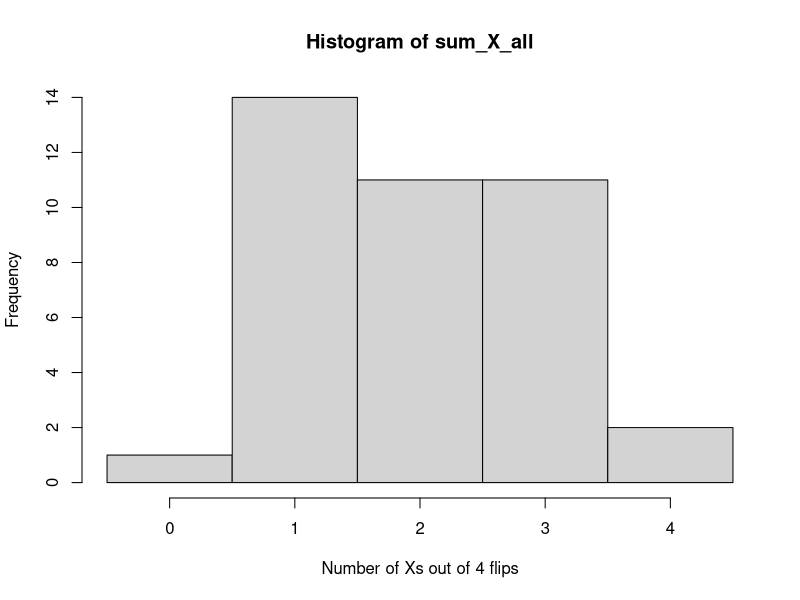
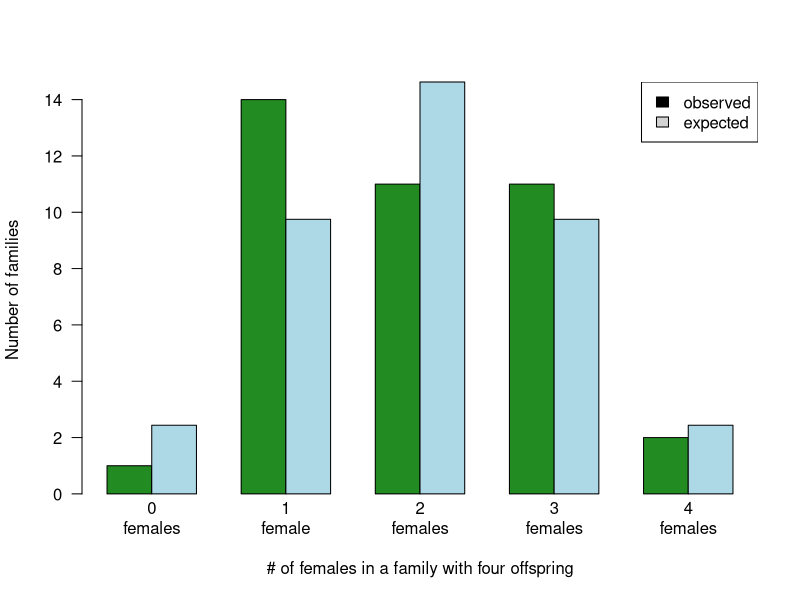

Here is the R script that generated these plots, in order: (Note: this script raises an error after producing the figures.)
# Using the chi-square test

# In class we generated the expected number of times an individual visited one of five friends by choosing their path from their home to 
# their friends' homes using a random coin flip. The same process can be used to investigate the sex composition for a family with 
# four children. In this scenario, we are using identity of chromosomes to define biological sex. Instead of heads or tails as a defining
#  property that determines whether an individual visits a particular friend, we will make a coin with two sides: one with a Y and one 
# with an X, corresponding to the Y and X chromosomes, respectively. 

# First we need to generate a coin. If the coin flip results in a Y, the couple's offspring is labeled male. If the coin flip results in 
# an X, the couple's offspring is labeled female. 
coin <- c("Y","X")

# We can flip the coin once by using the sample function.
flip <- sample(coin, 1)

#we have to flip the coin four times to figure out how many offspring are labeled female.
    four_flips <- c(sample(coin, 1), sample(coin, 1), sample(coin, 1), sample(coin, 1))
    # number labeled female is the number of xs 

    # alternative method:
    four_flips <- sample(coin, 4, replace = T)

#For the four_flips, we can determine the number of females by summing the number of times X appears in the vector four_flips.
sum_heads <- sum(four_flips=="X")

#To replicate what we did in class with the friend visits (i.e., generate a distribution by having all students flip coins and record 
# their data), we need to repeat this process n_students times and then generate a vector of the number of Xs obtained for each of the 
# simulated students. We have 39 students in our section.
n_students <- 39

#make a vector to store the results of the coin flips (i.e. the number of Xs)
sum_X_all <- rep(NA, n_students)

#repeat the coin flipping four times for each student, sum the number of Xs, and store this information
for (i in 1:n_students){ # for each student in our list of students 
  four_flips <- c(sample(coin, 1), sample(coin, 1), sample(coin, 1), sample(coin, 1)) # have them flip the coin 4 times and record the results of each flip in an object called "four_flips"
  sum_X_all[i] <- sum(four_flips=="X") # then extract the number of xs from the "four flips" and save that number in the blank vector that you made to hold your results 
}

#Let's look at a histogram of the data.
hist_summary <- hist(sum_X_all, breaks=seq(-0.5,4.5,1), xlab = "Number of Xs out of 4 flips")

#now let's figure out the expected number of outcomes we should see assuming the probability of passing on an X or Y chromosome to the 
# offspring is equal. 
# probabiliy of one female out of no females out of 4, expected probability of 1 female out of four, 

exp_females <- c(0.0625*n_students, 0.25*n_students, 0.375*n_students, 0.25*n_students, 0.0625*n_students)

#make a barplot of the simulated and expected data by first making a matrix with the two vectors using rbind()
obs_exp_combined <- rbind(hist_summary$counts, exp_females)
  # we don't want X sum all here becuase we want the count of the observed number for each number of female offspring 

#then making a barplot. The "\n" notation in the names argument adds a line break, so "females" is below the number.
barplot(obs_exp_combined, beside=T, names=c("0\nfemales","1\nfemale", "2\nfemales","3\nfemales", "4\nfemales"), xlab="# of females in a family with four offspring", ylab="Number of families", las=1, col=c("forestgreen","light blue"))


#put a legend on the graph
legend("topright", fill=c("black","light grey"), legend=c("observed","expected"))
text(3,14, paste("X^2=", round(chires$statistic, 2)), cex = 0.9)
text(3,12, paste("p-value=", round(chires$p.value, 2)), cex = 0.9)


#use the function chisq.test to evaluate whether the observed data differs from the expectations. To use this function, we need to put the
#  observed and expected data into a table with observation in one column, and expected values in another column. We use cbind() and 
#  as.table() to do this.
obs_vs_exp <- as.table(cbind(hist_summary$counts, exp_females))
print(obs_vs_exp)

#add names to the table
# ratio = row names , status = column names 
dimnames(obs_vs_exp) <- list(ratio = c("All male","3 male, 1 female","2 males and 2 females","3 female, 1 male","All female"), 
      status = c("Observed","Expected"))
print(obs_vs_exp)

#now to the chisq.test
chires <- chisq.test(obs_vs_exp)

# Use the evidence in your graph, and the results of the chi-square test to make a claim about differences between the observed and expected values. What to submit: image of your graph, claim, and code with thorough and original annotations (this means you need to go back through the code and write your own annotations, to demonstrate that you understand what is happening at each step). 
